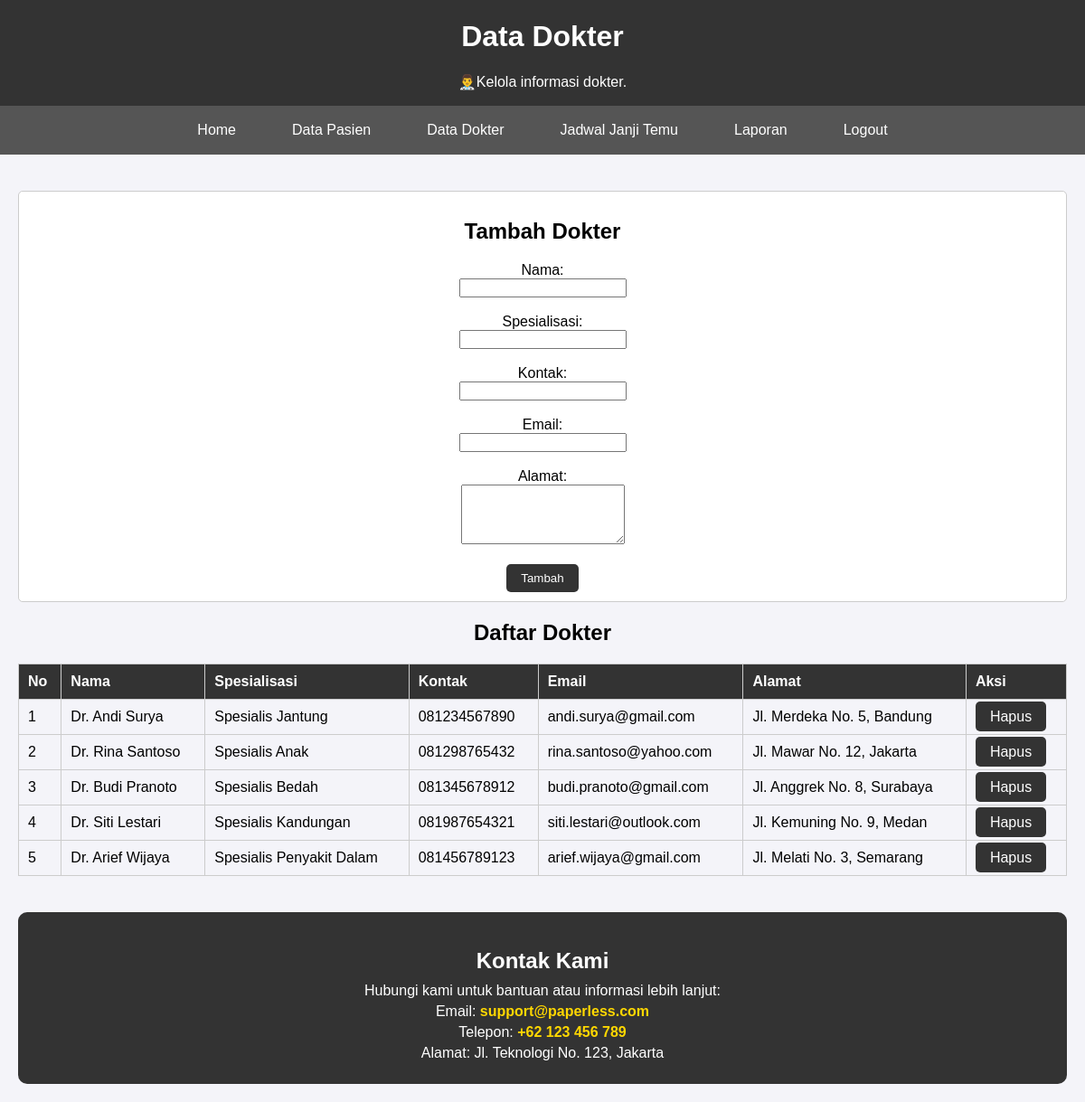
The page /doctors.php (signed in) on the database its author committed.
### tables this page shows
CREATE TABLE `doctors` (
  `id` int(11) NOT NULL,
  `name` varchar(255) NOT NULL,
  `specialization` varchar(255) NOT NULL,
  `contact` varchar(50) NOT NULL,
  `email` varchar(255) NOT NULL,
  `address` text NOT NULL,
  `created_at` timestamp NOT NULL DEFAULT current_timestamp()
);

### doctors.php (the view, shortened to what this page needs)
<!DOCTYPE html>
<html lang="en">
<head>
</head>
<body>
    <header>
        <h1>Data Dokter</h1>
        <p> 👨‍⚕️Kelola informasi dokter.</p>
    </header>
    <nav>
        <a href="dashboard.php">Home</a>
        <a href="patients.php">Data Pasien</a>
        <a href="doctors.php">Data Dokter</a>
        <a href="appointments.php">Jadwal Janji Temu</a>
        <a href="reports.php">Laporan</a>
        <a href="logout.php">Logout</a>
    </nav>
</body>
</html>
<?php
include 'db.php';
$sql = "SELECT * FROM doctors";
$result = $conn->query($sql);
?>
<!DOCTYPE html>
<html lang="en">
<head>
</head>
<body>
    <div class="container">
        <div class="form-container">
            <h2>Tambah Dokter</h2>
            <form action="" method="POST">
                <label for="name">Nama:</label><br>
                <input type="text" id="name" name="name" required><br><br>
                <label for="specialization">Spesialisasi:</label><br>
                <input type="text" id="specialization" name="specialization" required><br><br>
                <label for="contact">Kontak:</label><br>
                <input type="text" id="contact" name="contact" required><br><br>
                <label for="email">Email:</label><br>
                <input type="email" id="email" name="email" required><br><br>
                <label for="address">Alamat:</label><br>
                <textarea id="address" name="address" rows="4" required></textarea><br><br>
                <button type="submit" name="add_doctor" class="btn">Tambah</button>
            </form>
        </div>
        <h2>Daftar Dokter</h2>
        <table>
            <thead>
                <tr>
                    <th>No</th>
                    <th>Nama</th>
                    <th>Spesialisasi</th>
                    <th>Kontak</th>
                    <th>Email</th>
                    <th>Alamat</th>
                    <th>Aksi</th>
                </tr>
            </thead>
            <tbody>
                <?php if ($result->num_rows > 0): ?>
                    <?php $no = 1; ?>
                    <?php while ($row = $result->fetch_assoc()): ?>
                        <tr>
                            <td><?php echo $no++; ?></td>
                            <td><?php echo $row['name']; ?></td>
                            <td><?php echo $row['specialization']; ?></td>
                            <td><?php echo $row['contact']; ?></td>
                            <td><?php echo $row['email']; ?></td>
                            <td><?php echo $row['address']; ?></td>
                            <td>
                                <a href="doctors.php?delete=<?php echo $row['id']; ?>" class="btn" onclick="return confirm('Yakin ingin menghapus?')">Hapus</a>
                            </td>
                        </tr>
                    <?php endwhile; ?>
                <?php else: ?>
                    <tr>
                        <td colspan="7">Belum ada data dokter.</td>
                    </tr>
                <?php endif; ?>
            </tbody>
        </table>
        <div class="contact-section">
            <h2>Kontak Kami</h2>
            <p>Hubungi kami untuk bantuan atau informasi lebih lanjut:</p>
            <p>Email: <a href="mailto:support@paperless.com">support@paperless.com</a></p>
            <p>Telepon: <a href="tel:+62123456789">+62 123 456 789</a></p>
            <p>Alamat: Jl. Teknologi No. 123, Jakarta</p>
        </div>
    </div>
</body>
</html>

### doctors.php (style rules this page uses)
body { font-family: Arial, sans-serif; background-color: #f4f4f9; margin: 0; padding: 0; }
header { background-color: #333; color: white; padding: 10px 20px; text-align: center; }
nav { display: flex; justify-content: center; background-color: #555; padding: 10px 0; }
nav a { color: white; text-decoration: none; margin: 0 15px; padding: 8px 16px; border-radius: 5px; }
.container { padding: 20px; text-align: center; }
.contact-section { margin-top: 40px; padding: 20px; background: #333; color: white; border-radius: 10px; text-align: center; }
.contact-section h2 { margin-bottom: 10px; }
.contact-section p { margin: 5px 0; }
.contact-section a { color: #ffd700; text-decoration: none; font-weight: bold; }
header { background-color: #333; color: white; padding: 1px; text-align: center; }
.container { padding: 20px; }
table { width: 100%; border-collapse: collapse; margin-top: 20px; }
table, th, td { border: 1px solid #ccc; }
th, td { padding: 10px; text-align: left; }
th { background-color: #333; color: white; }
.btn { padding: 8px 16px; background: #333; color: white; border: none; border-radius: 5px; cursor: pointer; text-decoration: none; }
.form-container { margin-top: 20px; padding: 10px; background: white; border: 1px solid #ccc; border-radius: 5px; }

### rows shown on the page
doctors: name "Dr. Andi Surya", specialization "Spesialis Jantung", contact "081234567890", email "andi.surya@gmail.com", address "Jl. Merdeka No. 5, Bandung"
doctors: name "Dr. Rina Santoso", specialization "Spesialis Anak", contact "081298765432", email "rina.santoso@yahoo.com", address "Jl. Mawar No. 12, Jakarta"
doctors: name "Dr. Budi Pranoto", specialization "Spesialis Bedah", contact "081345678912", email "budi.pranoto@gmail.com", address "Jl. Anggrek No. 8, Surabaya"
doctors: name "Dr. Siti Lestari", specialization "Spesialis Kandungan", contact "081987654321", email "siti.lestari@outlook.com", address "Jl. Kemuning No. 9, Medan"
doctors: name "Dr. Arief Wijaya", specialization "Spesialis Penyakit Dalam", contact "081456789123", email "arief.wijaya@gmail.com", address "Jl. Melati No. 3, Semarang"
